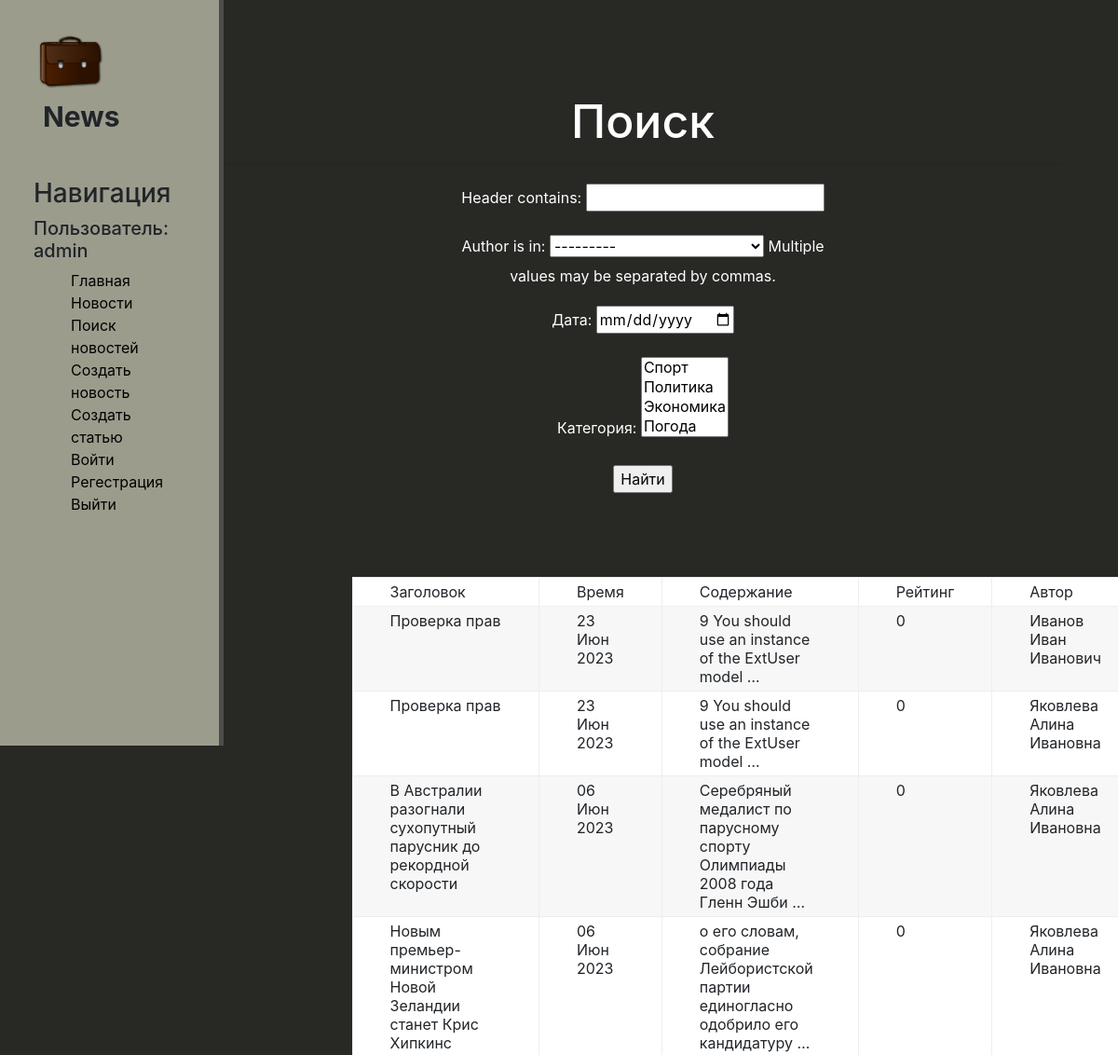
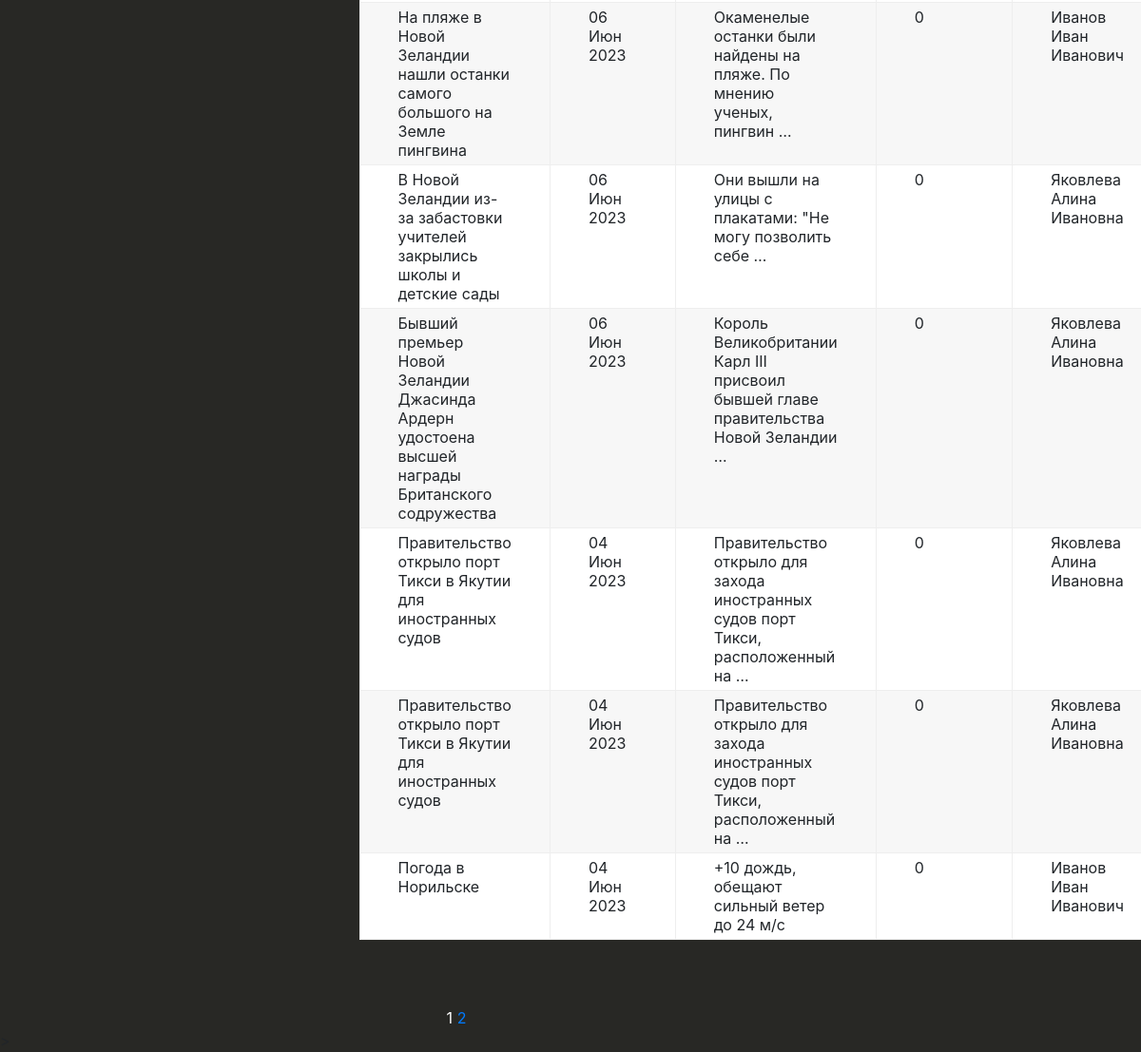
The app's page /news/search (signed in) with its own data (2 pictures, top to bottom).
### news/models.py (models this page shows, shortened)
class Post(models.Model):
    author = models.ForeignKey(Author, on_delete=models.CASCADE)
    type = models.CharField(max_length=2, choices=TYPES, default=news_)
    time_in = models.DateTimeField(auto_now_add=True)
    category = models.ManyToManyField('Category', through='PostCategory')
    header = models.CharField(max_length=255)
    content = models.TextField(default="...")
    rating = models.IntegerField(default=0)

class Author(models.Model):
    full_name = models.CharField(max_length=100)
    user = models.OneToOneField(User, on_delete=models.CASCADE, primary_key=True)
    rating = models.IntegerField(default=0)
    def __str__(self):
        return self.full_name.title()

### news/views.py (the view)
# urls.py: path('news/search', PostSearch.as_view(), name='search'),
class PostSearch(ListView):
    model = Post
    ordering = '-time_in'
    template_name = 'flatpages/news/search.html'
    context_object_name = 'news'
    paginate_by = 10
    def get_queryset(self):
        queryset = super().get_queryset()
        self.filterset = PostFilter(self.request.GET, queryset)
        return self.filterset.qs
    def get_context_data(self, **kwargs):
        context = super().get_context_data(**kwargs)
        context['filterset'] = self.filterset
        return context

### news/models.py (called while the page is built)
    def __str__(self):
        return self.name.title()

### news/templatetags/custom_censor.py (called while the page is built)
def censor(value):
    bad_words = ['Редиска', 'Карнаухов']
    for word in bad_words:
        value = value.replace(word, word[0] + '*' * len(word))
    return value

### news/templatetags/custom_tags.py (called while the page is built)
@register.simple_tag(takes_context=True)
def url_replace(context, **kwargs):
   d = context['request'].GET.copy()
   for k, v in kwargs.items():
       d[k] = v
   return d.urlencode()

### news/templates/flatpages/news/search.html (shortened to what this page needs)
{% extends 'flatpages/news/default.html'%}
{% load custom_censor %}
{% load custom_tags %}
{% block content %}
<div class="features">
       <h1> Поиск  </h1>
       <hr>
      <form action="" method="get">
       {{ filterset.form.as_p }}
        <input type="submit" value="Найти" />
    </form>
       <div class="table">
   <p>{% if news %}
       <table>
           <tr>
               <td>Заголовок</td>
               <td>Время</td>
               <td>Содержание</td>
               <td>Рейтинг</td>
               <td>Автор</td>
           </tr>
           {% for post in news %}
           <tr>
               <td>{{ post.header | censor}}</td>
               <td>{{ post.time_in | date:'d M Y' }}</td>
               <td>{{ post.content|truncatewords:10 }}</td>
               <td>{{ post.rating }}</td>
               <td>{{ post.author.full_name }}</td>
           {% endfor %}
       </table>
       </div>
   {% else %}
       <h2>Новостей нет!</h2>
   {% endif %}
   </div>
   <div class="pagin">
   {{ page_obj.number }}
       {% if page_obj.has_next %}
       <a href="?{% url_replace page=page_obj.next_page_number %}">{{ page_obj.next_page_number }}</a>
   {% endif %}
   </div>>
{% endblock %}

### news/templates/flatpages/news/default.html (shortened to what this page needs)
{% load static %}
<html lang="en">
 <head>
    <link rel="stylesheet" href="https://stackpath.bootstrapcdn.com/bootstrap/4.1.3/css/bootstrap.min.css">
    <link rel="stylesheet" href="{% static 'news/css/news.css' %}">
</head>
<body>
     <aside>
         <img src="{% static 'news/img/briefcase.svg' %}" alt="">
         <span class="logo">News</span>
         <h3>Навигация</h3>
         <h5> Пользователь: {{request.user.username}}</h5>
         <ul>
            <a href="{% url 'home' %}"><li></i> Главная</li></a>
            <a href="{% url 'news' %}"><li>Новости</li></a>
            <a href="{% url 'search' %}"><li>Поиск новостей</li></a>
            <a href="{% url 'post_create' %}"><li>Создать новость</li></a>
            <a href="{% url 'article_create' %}"><li>Создать статью</li></a>
            <a href="{% url 'login' %}"><li>Войти</li></a>
            <a href="{% url 'signup' %}"><li>Регестрация</li></a>
            <a href="{% url 'logout' %}"><li>Выйти</li></a>
         </ul>
     </aside>
     <main>
        {% block content %}
        {% endblock %}
     </main>
</body>
</html>

### news/static/news/css/news.css (style rules this page uses)
body { background: #282825; }
aside { float: left; background: #9c9c8d; width: 20%; padding:3%; border-right: 5px solid #4d4d4d; height: 100vh; }
aside img { width: 80px; float:left; }
aside .logo { font-size:30px; margin-left: 10px; font-weight: bold; position: relative; top: +7px; }
aside h3 { margin-top: 50px; font-size: 28px; }
aside ul { list-style: none }
aside ul li { color: #000000; display: block; margin-to: 20px; transition: transform .6s ease; }
main .features { float: left; color: #fff; margin-top: 100px; text-align: center; width: 75%; }
main .features h1 { font-size: 50px; }
main .features p { max-width: 400px; margin: 20px auto; }
.table { border: 0px solid #eee; table-layout: fixed; width: 75%; margin-bottom: 70px; margin-top: 90px; }
.table td { padding: 5px 40px; border: 1px solid #eee; text-align: left; }
.table tbody tr:nth-child(odd) { background: #fff; }
.table tbody tr:nth-child(even) { background: #F7F7F7; }
.pagin { color: #fff; width: 80%; text-align: center; margin-to: 20px; transition: transform .6s ease; }

### records on screen
Post: header|censor "Проверка прав", time_in "23 Июн 2023", content "9 You should use an instance of the ExtUser model …", rating "0", author.full_name "Иванов Иван Иванович"
Post: header|censor "Проверка прав", time_in "23 Июн 2023", content "9 You should use an instance of the ExtUser model …", rating "0", author.full_name "Яковлева Алина Ивановна"
Post: header|censor "В Австралии разогнали сухопутный парусник до рекордной скорости", time_in "06 Июн 2023", content "Серебряный медалист по парусному спорту Олимпиады 2008 года Гленн Эшби …", rating "0", author.full_name "Яковлева Алина Ивановна"
Post: header|censor "Новым премьер-министром Новой Зеландии станет Крис Хипкинс", time_in "06 Июн 2023", content "о его словам, собрание Лейбористской партии единогласно одобрило его кандидатуру …", rating "0", author.full_name "Яковлева Алина Ивановна"
Post: header|censor "На пляже в Новой Зеландии нашли останки самого большого на Земле пингвина", time_in "06 Июн 2023", content "Окаменелые останки были найдены на пляже. По мнению ученых, пингвин …", rating "0", author.full_name "Иванов Иван Иванович"
Post: header|censor "В Новой Зеландии из-за забастовки учителей закрылись школы и детские сады", time_in "06 Июн 2023", content "Они вышли на улицы с плакатами: \"Не могу позволить себе …", rating "0", author.full_name "Яковлева Алина Ивановна"
Post: header|censor "Бывший премьер Новой Зеландии Джасинда Ардерн удостоена высшей награды Британского содружества", time_in "06 Июн 2023", content "Король Великобритании Карл III присвоил бывшей главе правительства Новой Зеландии …", rating "0", author.full_name "Яковлева Алина Ивановна"
Post: header|censor "Правительство открыло порт Тикси в Якутии для иностранных судов", time_in "04 Июн 2023", content "Правительство открыло для захода иностранных судов порт Тикси, расположенный на …", rating "0", author.full_name "Яковлева Алина Ивановна"
Post: header|censor "Правительство открыло порт Тикси в Якутии для иностранных судов", time_in "04 Июн 2023", content "Правительство открыло для захода иностранных судов порт Тикси, расположенный на …", rating "0", author.full_name "Яковлева Алина Ивановна"
Post: header|censor "Погода в Норильске", time_in "04 Июн 2023", content "+10 дождь, обещают сильный ветер до 24 м/с", rating "0", author.full_name "Иванов Иван Иванович"

### other values on screen
{{ request.user.username }} "admin"
{{ page_obj.number }} "1"
{{ page_obj.next_page_number }} "2"
